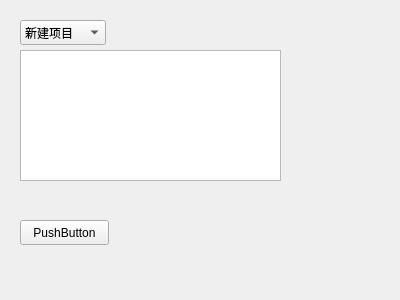
<?xml version="1.0" encoding="UTF-8"?>
<ui version="4.0">
 <class>Form</class>
 <widget class="QWidget" name="Form">
  <property name="geometry">
   <rect>
    <x>0</x>
    <y>0</y>
    <width>400</width>
    <height>300</height>
   </rect>
  </property>
  <property name="windowTitle">
   <string>Form</string>
  </property>
  <widget class="QComboBox" name="comboBox">
   <property name="geometry">
    <rect>
     <x>20</x>
     <y>20</y>
     <width>86</width>
     <height>25</height>
    </rect>
   </property>
   <item>
    <property name="text">
     <string>新建项目</string>
    </property>
   </item>
   <item>
    <property name="text">
     <string>新建项目</string>
    </property>
   </item>
   <item>
    <property name="text">
     <string>新建项目</string>
    </property>
   </item>
  </widget>
  <widget class="QTextEdit" name="textEdit">
   <property name="geometry">
    <rect>
     <x>20</x>
     <y>50</y>
     <width>261</width>
     <height>131</height>
    </rect>
   </property>
  </widget>
  <widget class="QPushButton" name="pushButton">
   <property name="geometry">
    <rect>
     <x>20</x>
     <y>220</y>
     <width>89</width>
     <height>25</height>
    </rect>
   </property>
   <property name="text">
    <string>PushButton</string>
   </property>
  </widget>
 </widget>
 <resources/>
 <connections/>
</ui>
